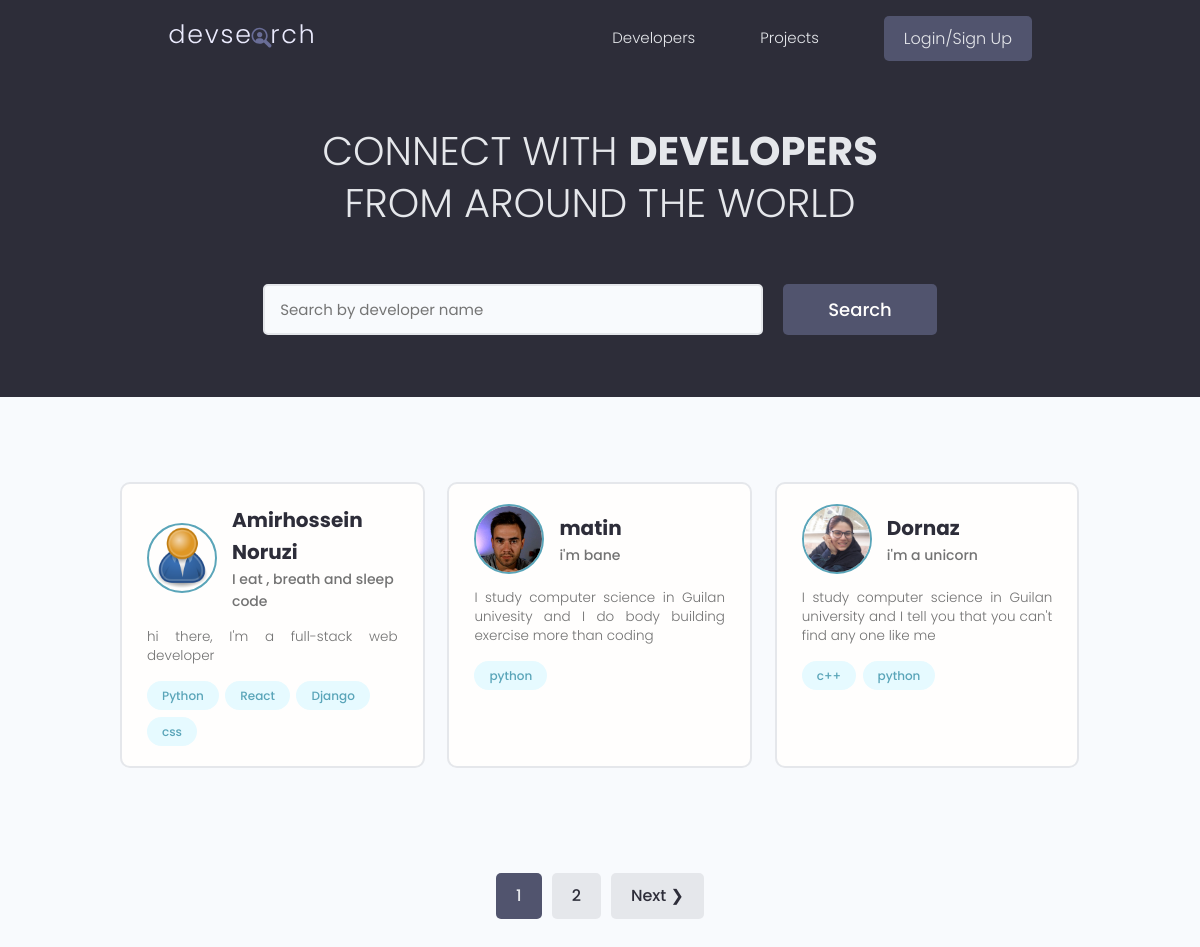
The app's page /, older data.
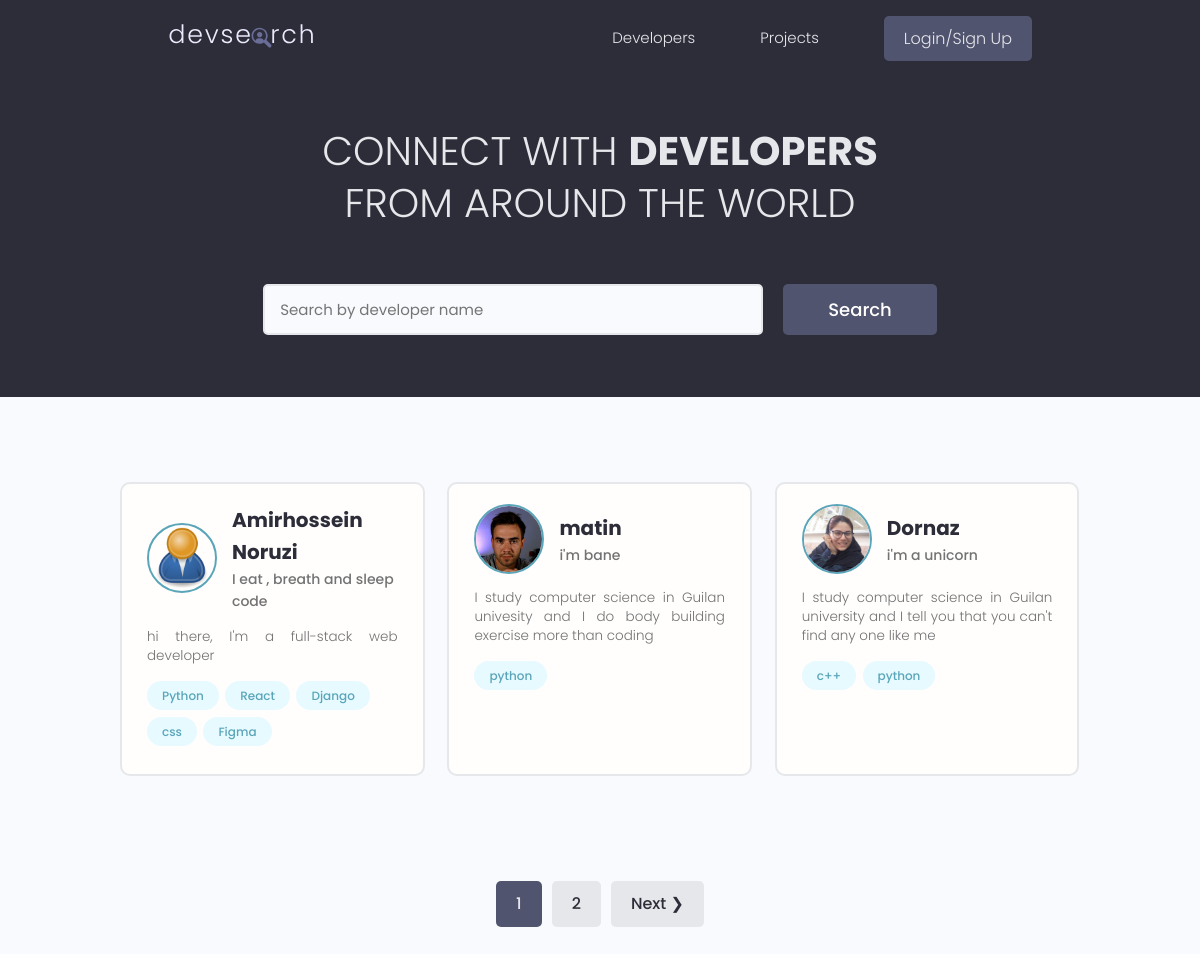
The same page, newer data.
### users/models.py (models this page shows, shortened)
class Profile(models.Model):
    user = models.OneToOneField(User, on_delete=models.CASCADE, null=True, blank=True)
    name = models.CharField(max_length=200, null=True, blank=True)
    email = models.EmailField(max_length=500, null=True, blank=True)
    username = models.CharField(max_length=200, null=True, blank=True)
    location = models.CharField(max_length=200, null=True, blank=True)
    short_intro = models.CharField(max_length=200, null=True, blank=True)
    bio = models.TextField(null=True, blank=True)
    profile_image = models.ImageField(default='profiles/user-default.png', upload_to='profiles/', null=True, blank=True)
    social_github = models.CharField(max_length=200, null=True, blank=True)
    social_linkedin = models.CharField(max_length=200, null=True, blank=True)
    social_twitter = models.CharField(max_length=200, null=True, blank=True)
    social_website = models.CharField(max_length=200, null=True, blank=True)
    created = models.DateTimeField(auto_now_add=True)
    id = models.UUIDField(default=uuid.uuid4, primary_key=True, unique=True, editable=False)
    class Meta:
        ordering = ['created']
    @property
    def imageUrl(self):
        try:
            url = self.profile_image.url
        except:
            url = ''
        return url

class Skill(models.Model):
    owner = models.ForeignKey(Profile, on_delete=models.CASCADE, null=True, blank=True)
    name = models.CharField(max_length=200, null=True, blank=True)
    description = models.TextField(null=True, blank=True)
    created = models.DateTimeField(auto_now_add=True)
    id = models.UUIDField(default=uuid.uuid4, primary_key=True, unique=True, editable=False)
    def __str__(self):
        return str(self.name)

### users/views.py (the view)
# urls.py: path('', views.profiles, name='profiles'),
def profiles(request):
    profiles, search_query = searchProfiles(request)
    custom_range, profiles = paginateProfiles(request, profiles, 3)
    context = {
        'profiles': profiles,
        'search_query': search_query,
        'custom_range': custom_range,
    }
    return render(request, 'users/profiles.html', context)

### users/utills.py (called while the page is built)
def searchProfiles(request):
    search_query = ''
    if request.GET.get('search_query'):
        search_query = request.GET.get('search_query')
    skills = Skill.objects.filter(name__icontains=search_query)
    profiles = Profile.objects.distinct().filter(
        Q(name__icontains=search_query) |
        Q(short_intro__icontains=search_query) |
        Q(skill__in=skills)
        )
    return profiles, search_query

def paginateProfiles(request, profiles, results):
    page = request.GET.get('page')
    paginator = Paginator(profiles, results)
    try:
        profiles = paginator.page(page)
    except PageNotAnInteger:
        page = 1
        profiles = paginator.page(page)
    except EmptyPage:
        page = paginator.num_pages
        profiles = paginator.page(page)
    leftIndex = (int(page) - 4)
    if leftIndex < 1:
        leftIndex = 1
    rightIndex = (int(page) + 5)
    if rightIndex > paginator.num_pages:
        rightIndex = paginator.num_pages + 1
    custom_range = range(leftIndex, rightIndex)
    return custom_range, profiles

### users/templates/users/profiles.html (shortened to what this page needs)
{% extends 'base.html' %}
{% block content %}
<main class="home">
    <section class="hero-section text-center">
      <div class="container container--narrow">
        <div class="hero-section__box">
          <h2>CONNECT WITH <span>DEVELOPERS</span></h2>
          <h2>FROM AROUND THE WORLD</h2>
        </div>
        <div class="hero-section__search">
          <form id="searchForm" class="form" action="{% url 'profiles' %}" method="get">
            <div class="form__field">
              <input class="input input--text" id="formInput#search" type="text" name="search_query"
                value="{{search_query}}" placeholder="Search by developer name" />
            </div>
            <input class="btn btn--sub btn--lg" type="submit" value="Search" />
          </form>
        </div>
      </div>
    </section>
    <section class="devlist">
      <div class="container">
        <div class="grid grid--three">
          {% for profile in profiles %}
            <div class="column card">
                <div class="dev">
                    <a href="{% url 'single-profile' profile.id %}" class="card__body">
                        <div class="dev__profile">
                            <img class="avatar avatar--md" src="{{profile.imageUrl}}" alt="image" />
                            <div class="dev__meta">
                                <h3>{{profile.name}}</h3>
                                <h5>{{profile.short_intro|slice:"60"}}</h5>
                            </div>
                        </div>
                        <p class="dev__info">{{profile.bio|slice:"150"}}</p>
                        <div class="dev__skills">
                            {% for skill in profile.skill_set.all|slice:"5" %}
                            <span class="tag tag--pill tag--main">
                                <small>{{skill}}</small>
                            </span>
                            {% endfor %}
                        </div>
                    </a>
                </div>
            </div>
          {% endfor %}
        </div>
      </div>
    </section>
    {% include 'includes/pagination.html' with queryset=profiles custom_range=custom_range %}
</main>
{% endblock content %}

Row changes from the older to the newer data that the page shows:
added Skill: name "Figma", shown under Profile "Amirhossein Noruzi"
